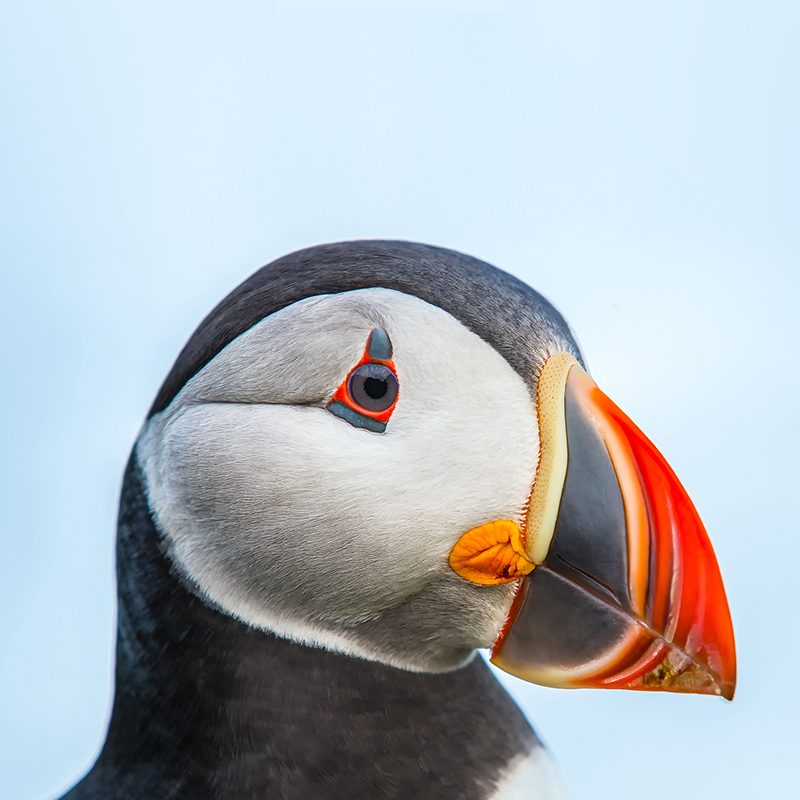
#> input picture 2-1.jpg, 800 x 800 px
$ python foreground_extraction.py
#> lines starting #> are read from the running program, lines starting #| are printed output that depends on the picture
import numpy as np
import cv2
from matplotlib import pyplot as plt

img = cv2.imread("2-1.jpg")
#> img is the input picture: shape (800, 800, 3); mean B, G, R 190.5, 184.6, 178.3

mask = np.zeros(img.shape[:2],np.uint8)

bgdModel = np.zeros((1,65),np.float64)
fgdModel = np.zeros((1,65),np.float64)

#Extract Rectangle - Encompasses the region specified
#(start_x,start_y,width,height)
rect = (300,300,150,150)

#Params(input_image,mask,rectangle,background,foreground,iterations,mode_used)
cv2.grabCut(img,mask,rect,bgdModel,fgdModel,5,cv2.GC_INIT_WITH_RECT)

mask2 = np.where((mask==2)|(mask==0),0,1).astype('uint8')
img = img*mask2[:,:,np.newaxis]
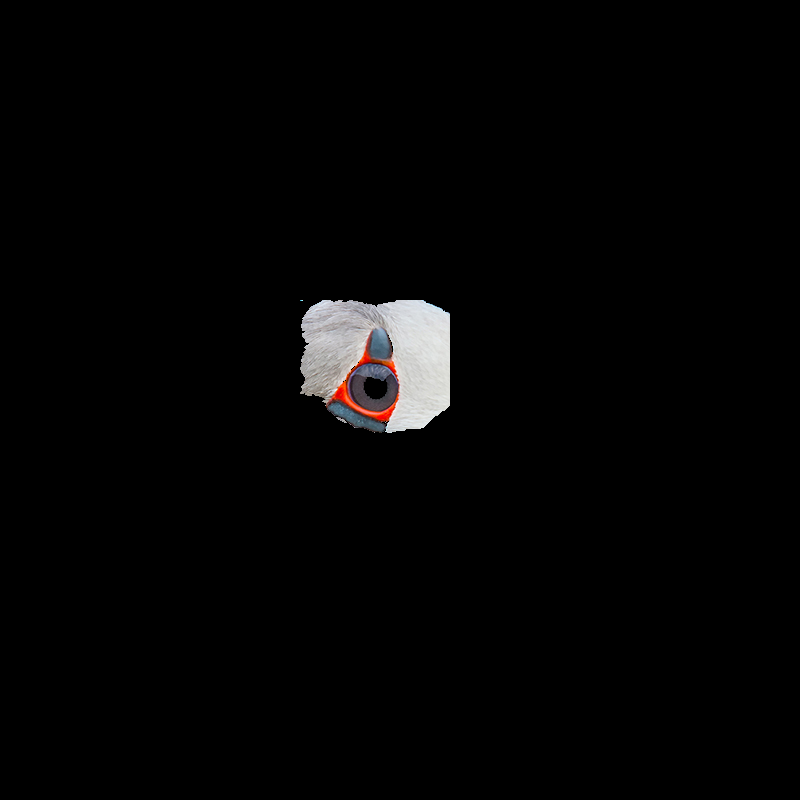
#> img: shape (800, 800, 3); mean B, G, R 4.5, 4.5, 4.7

#The final image should be the eye of the penguin
plt.imshow(img)
plt.colorbar()
plt.show()
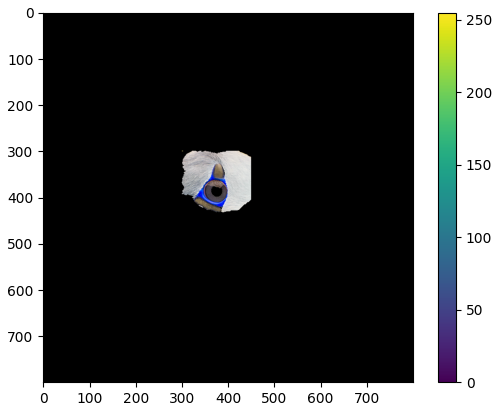
#> figure drawn by matplotlib, 2 panels; B, G, R data is drawn as R, G, B
